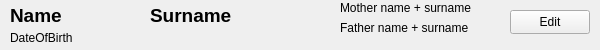
<?xml version="1.0" encoding="UTF-8"?>
<ui version="4.0">
 <class>ChildEntryClass</class>
 <widget class="QWidget" name="ChildEntryClass">
  <property name="geometry">
   <rect>
    <x>0</x>
    <y>0</y>
    <width>600</width>
    <height>50</height>
   </rect>
  </property>
  <property name="windowTitle">
   <string>ChildEntry</string>
  </property>
  <widget class="QLabel" name="label">
   <property name="geometry">
    <rect>
     <x>10</x>
     <y>0</y>
     <width>131</width>
     <height>31</height>
    </rect>
   </property>
   <property name="text">
    <string>&lt;html&gt;&lt;head/&gt;&lt;body&gt;&lt;p&gt;&lt;span style=&quot; font-size:14pt; font-weight:700;&quot;&gt;Name&lt;/span&gt;&lt;/p&gt;&lt;/body&gt;&lt;/html&gt;</string>
   </property>
  </widget>
  <widget class="QLabel" name="label_2">
   <property name="geometry">
    <rect>
     <x>150</x>
     <y>0</y>
     <width>181</width>
     <height>31</height>
    </rect>
   </property>
   <property name="text">
    <string>&lt;html&gt;&lt;head/&gt;&lt;body&gt;&lt;p&gt;&lt;span style=&quot; font-size:14pt; font-weight:700;&quot;&gt;Surname&lt;/span&gt;&lt;/p&gt;&lt;/body&gt;&lt;/html&gt;</string>
   </property>
  </widget>
  <widget class="QLabel" name="label_3">
   <property name="geometry">
    <rect>
     <x>10</x>
     <y>30</y>
     <width>81</width>
     <height>16</height>
    </rect>
   </property>
   <property name="text">
    <string>DateOfBirth</string>
   </property>
  </widget>
  <widget class="QLabel" name="label_4">
   <property name="geometry">
    <rect>
     <x>340</x>
     <y>0</y>
     <width>141</width>
     <height>16</height>
    </rect>
   </property>
   <property name="text">
    <string>Mother name + surname</string>
   </property>
  </widget>
  <widget class="QLabel" name="label_5">
   <property name="geometry">
    <rect>
     <x>340</x>
     <y>20</y>
     <width>141</width>
     <height>16</height>
    </rect>
   </property>
   <property name="text">
    <string>Father name + surname</string>
   </property>
  </widget>
  <widget class="QPushButton" name="pushButton">
   <property name="geometry">
    <rect>
     <x>510</x>
     <y>10</y>
     <width>80</width>
     <height>24</height>
    </rect>
   </property>
   <property name="text">
    <string>Edit</string>
   </property>
  </widget>
 </widget>
 <layoutdefault spacing="6" margin="11"/>
 <resources/>
 <connections/>
</ui>
